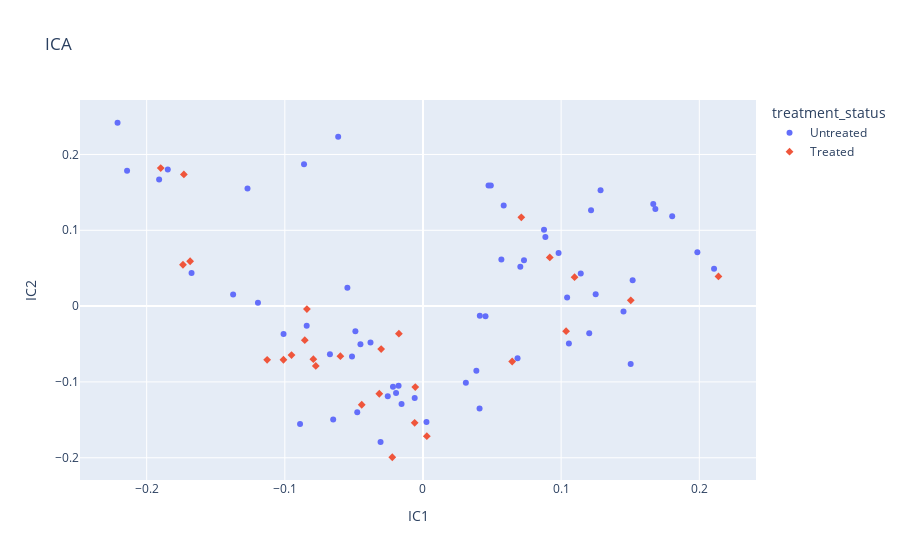

The cell this chart's notebook holds for it:
### Code cell
# Merge with metadata and plot
# Add index to values_df
new_df = values_df.reset_index()
# Add column matching index
finalDf = pd.concat([ReducedICAData, new_df[['model']]], axis = 1)
print(finalDf)
finalICADf = finalDf.set_index('model').join(selected_models_df.set_index('model'))
print(finalICADf)
import plotly.express as px

# change index so we can assign the model as a column to on hover event
plotly_df = finalICADf.reset_index()
print(plotly_df)
fig = px.scatter(plotly_df[['IC1', 'IC2', 'treatment_status', 'model']], 
                 x="IC1", y="IC2", color="treatment_status", symbol="treatment_status", 
                 hover_data=['model'], title="ICA")
fig.show()

### Figure 1 — Plotly figure (JSON) as saved in the notebook; plotly's stock layout.template omitted (floating-point values rounded to 4 significant figures)
{"data": [{"customdata": [["CTG-0102"], ["CTG-0178"], ["CTG-0184"], ["CTG-0464"], ["CTG-0743"], ["CTG-0765"], ["CTG-0828"], ["CTG-0924"], ["CTG-1253"], ["CTG-1275"], ["CTG-1309"], ["CTG-1316"], ["CTG-1441"], ["CTG-1535"], ["CTG-1726"], ["CTG-1762"], ["CTG-1814"], ["CTG-1878"], ["CTG-1879"], ["CTG-1885"], ["CTG-1927"], ["CTG-1928"], ["CTG-1955"], ["CTG-1992"], ["CTG-2011"], ["CTG-2026"], ["CTG-2033"], ["CTG-2082"], ["CTG-2123"], ["CTG-2210"], ["CTG-2261"], ["CTG-2271"], ["CTG-2311"], ["CTG-2330"], ["CTG-2367"], ["CTG-2466"], ["CTG-2487"], ["CTG-2531"], ["CTG-2538"], ["CTG-2548"], ["CTG-2554"], ["CTG-2555"], ["CTG-2557"], ["CTG-2558"], ["CTG-2569"], ["CTG-2572"], ["CTG-2575"], ["CTG-2751"], ["CTG-2776"], ["CTG-2784"], ["CTG-2823"], ["CTG-2841"], ["CTG-3115"], ["CTG-3121"], ["CTG-3188"], ["CTG-3213"], ["CTG-3293"], ["CTG-3493"], ["CTG-3569"]], "hovertemplate": "treatment_status=Untreated<br>IC1=%{x}<br>IC2=%{y}<br>model=%{customdata[0]}<extra></extra>", "legendgroup": "Untreated", "marker": {"color": "#636efa", "symbol": "circle"}, "mode": "markers", "name": "Untreated", "orientation": "v", "showlegend": true, "type": "scatter", "x": [-0.127, -0.038, -0.05138, 0.04113, -0.02551, 0.1043, -0.0307, -0.05472, 0.1285, 0.1667, -0.01552, 0.1203, -0.08418, 0.1986, 0.04743, -0.1847, -0.2142, -0.1195, 0.0731, -0.06501, 0.1142, -0.191, 0.04094, -0.02172, 0.03103, -0.04893, -0.06735, 0.09815, -0.06138, -0.1009, 0.04525, -0.04758, -0.006006, 0.08762, -0.01766, -0.08611, 0.1682, 0.06844, 0.002521, 0.03864, 0.1503, 0.1518, 0.1216, 0.08859, 0.125, 0.05674, -0.1374, -0.1675, -0.04527, 0.1451, 0.0491, -0.08898, 0.0584, -0.2211, -0.01948, 0.2107, 0.1056, 0.1804, 0.07045], "xaxis": "x", "y": [0.1551, -0.04787, -0.06638, -0.0128, -0.119, 0.01151, -0.1793, 0.02409, 0.1529, 0.1346, -0.1291, -0.03572, -0.02588, 0.0709, 0.1591, 0.1802, 0.1784, 0.004403, 0.06037, -0.1497, 0.04306, 0.1669, -0.1351, -0.1063, -0.101, -0.03316, -0.06363, 0.06992, 0.2232, -0.03692, -0.01341, -0.1399, -0.1214, 0.1008, -0.1052, 0.1872, 0.1279, -0.06865, -0.1528, -0.08513, -0.07622, 0.03425, 0.1263, 0.0913, 0.01568, 0.06136, 0.01529, 0.04363, -0.0503, -0.006967, 0.1589, -0.1554, 0.1326, 0.2418, -0.1146, 0.04913, -0.04927, 0.1186, 0.05204], "yaxis": "y"}, {"customdata": [["CTG-0159"], ["CTG-0160"], ["CTG-0163"], ["CTG-0165"], ["CTG-0192"], ["CTG-0838"], ["CTG-0852"], ["CTG-1012"], ["CTG-1014"], ["CTG-1342"], ["CTG-1444"], ["CTG-1502"], ["CTG-1903"], ["CTG-1932"], ["CTG-2180"], ["CTG-2534"], ["CTG-2535"], ["CTG-2536"], ["CTG-2540"], ["CTG-2543"], ["CTG-2552"], ["CTG-2556"], ["CTG-2934"], ["CTG-2983"], ["CTG-2992"], ["CTG-3514"], ["CTG-3651"]], "hovertemplate": "treatment_status=Treated<br>IC1=%{x}<br>IC2=%{y}<br>model=%{customdata[0]}<extra></extra>", "legendgroup": "Treated", "marker": {"color": "#EF553B", "symbol": "diamond"}, "mode": "markers", "name": "Treated", "orientation": "v", "showlegend": true, "type": "scatter", "x": [-0.02222, 0.1504, 0.2139, 0.00278, -0.03163, 0.06456, -0.00602, -0.1731, -0.101, -0.1898, -0.07936, -0.005592, -0.1737, 0.1036, -0.08403, -0.04434, -0.08555, -0.03028, -0.09516, -0.07759, 0.07118, 0.09178, -0.1128, -0.05979, -0.1685, -0.01745, 0.1097], "xaxis": "x", "y": [-0.1993, 0.007608, 0.03915, -0.1715, -0.1156, -0.07309, -0.1539, 0.1737, -0.07078, 0.182, -0.06994, -0.1068, 0.05458, -0.033, -0.003866, -0.1301, -0.04491, -0.05663, -0.06454, -0.07885, 0.1171, 0.06415, -0.07089, -0.06608, 0.05914, -0.03641, 0.03821], "yaxis": "y"}], "layout": {"legend": {"title": {"text": "treatment_status"}, "tracegroupgap": 0}, "title": {"text": "ICA"}, "xaxis": {"anchor": "y", "domain": [0, 1], "title": {"text": "IC1"}}, "yaxis": {"anchor": "x", "domain": [0, 1], "title": {"text": "IC2"}}}}
